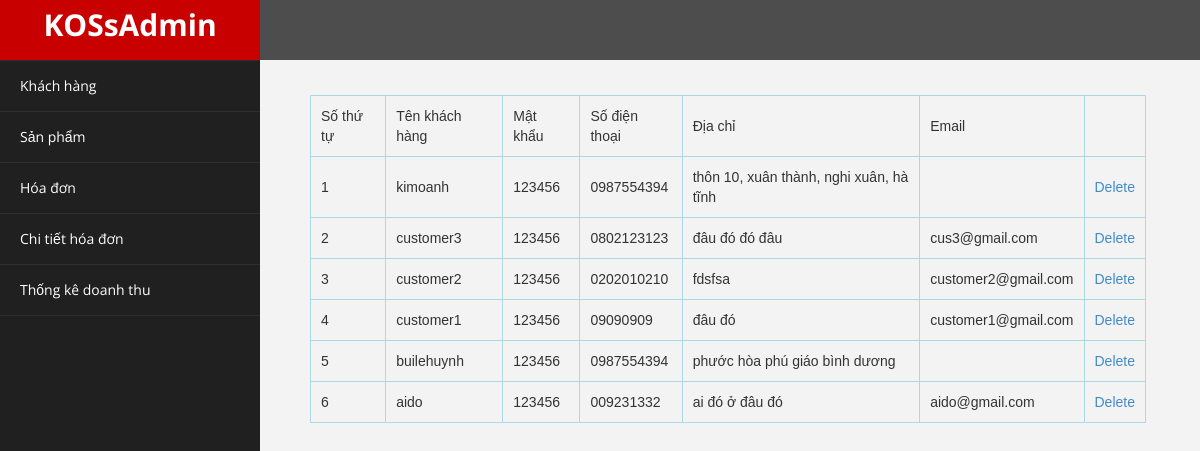
/admin/upload/admin_customer.php (signed in), run on the app's committed database.
### tables this page shows
CREATE TABLE `khachhang` (
  `TenKhachHang` varchar(50) NOT NULL,
  `MatKhau` varchar(20) NOT NULL,
  `SoDienThoai` varchar(11) DEFAULT NULL,
  `DiaChi` varchar(50) DEFAULT NULL,
  `Email` varchar(30) DEFAULT NULL
);

### admin/upload/admin_customer.php (the view, shortened to what this page needs)
<?php
	require 'database_config.php';
	if(isset($_SESSION['username_admin']))
	{
?>
		<table>
			<tr>
				<td>Số thứ tự</td>
				<td>Tên khách hàng</td>
				<td>Mật khẩu</td>
				<td>Số điện thoại</td>
				<td>Địa chỉ</td>
				<td>Email</td>
			</tr>
<?php
		$sql = "SELECT * FROM khachhang ORDER BY TenKhachHang DESC";
		$result = $conn->query($sql);
		if(mysqli_num_rows($result) == 0)
		{
			echo "<tr><td colspan=8 align=center>Chưa có khách hàng</td></tr>";
		}
		else
		{
			$stt = 0;
			while($row = mysqli_fetch_array($result))
			{
				$stt++;
				echo "<tr><form action='edit_user.php' method='get'>";
				echo "<td>".$stt."</td>";
				echo "<td>".$row['TenKhachHang']."</td>";
				echo "<td>".$row['MatKhau']."</td>";
				echo "<td>".$row['SoDienThoai']."</td>";
				echo "<td>".$row['DiaChi']."</td>";
				echo "<td>".$row['Email']."</td>";
				echo "<td><a href='del_user.php?TenKhachHang=".$row['TenKhachHang']."'>Delete</a></td>";
				echo "</tr>";
			}
		}
	}
?>
</table>

### admin/assets/css/custom.css (style rules this page uses)
body { font-family: 'Open Sans', sans-serif; }
#wrapper { width: 100%; background:#202020; }
#page-wrapper { padding: 15px 15px; min-height: 600px; background:#F3F3F3; }
.text-center { text-align:center; }
.navbar-cls-top .navbar-brand { color: #fff; background: #C90000; width: 260px; text-align: center; height: 60px; font-size: 30px; font-weight: 700; }
.sidebar-collapse , .sidebar-collapse .nav { background:none; }
.sidebar-collapse .nav { padding:0; }
.sidebar-collapse .nav > li > a { color:#fff; background:#202020; text-shadow:none; }
.sidebar-collapse > .nav > li > a { padding:15px 10px; }
.sidebar-collapse > .nav > li { border-bottom: 1px solid rgba(107, 108, 109, 0.19); }
.navbar-side { border:none; background-color: #202020; }
.navbar-cls-top { background:#4D4D4D; border-bottom:none; }
.navbar-default { border:0px solid black; }
.navbar-header { background: #A70303; }
@media (min-width:768px) { #page-wrapper { margin: 0 0 0 260px; padding: 15px 30px; min-height: 1200px; } }
@media (min-width:768px) { .navbar-side { z-index: 1; position: absolute; width: 260px; } }
@media (min-width:768px) { .navbar { border-radius: 0px; } }

### admin/upload/admin_customer.php (style rules this page uses)
table { font-family: arial, sans-serif; border-collapse: collapse; width: 95%; }
table, td, th { border: 1px solid lightblue; padding: 10px; margin: 20px; }

### data on the page
khachhang: TenKhachHang "kimoanh", MatKhau "123456", SoDienThoai "0987554394", DiaChi "thôn 10, xuân thành, nghi xuân, hà tĩnh"
khachhang: TenKhachHang "customer3", MatKhau "123456", SoDienThoai "0802123123", DiaChi "đâu đó đó đâu", Email "cus3@gmail.com"
khachhang: TenKhachHang "customer2", MatKhau "123456", SoDienThoai "0202010210", DiaChi "fdsfsa", Email "customer2@gmail.com"
khachhang: TenKhachHang "customer1", MatKhau "123456", SoDienThoai "09090909", DiaChi "đâu đó", Email "customer1@gmail.com"
khachhang: TenKhachHang "builehuynh", MatKhau "123456", SoDienThoai "0987554394", DiaChi "phước hòa phú giáo bình dương"
khachhang: TenKhachHang "aido", MatKhau "123456", SoDienThoai "009231332", DiaChi "ai đó ở đâu đó", Email "aido@gmail.com"
